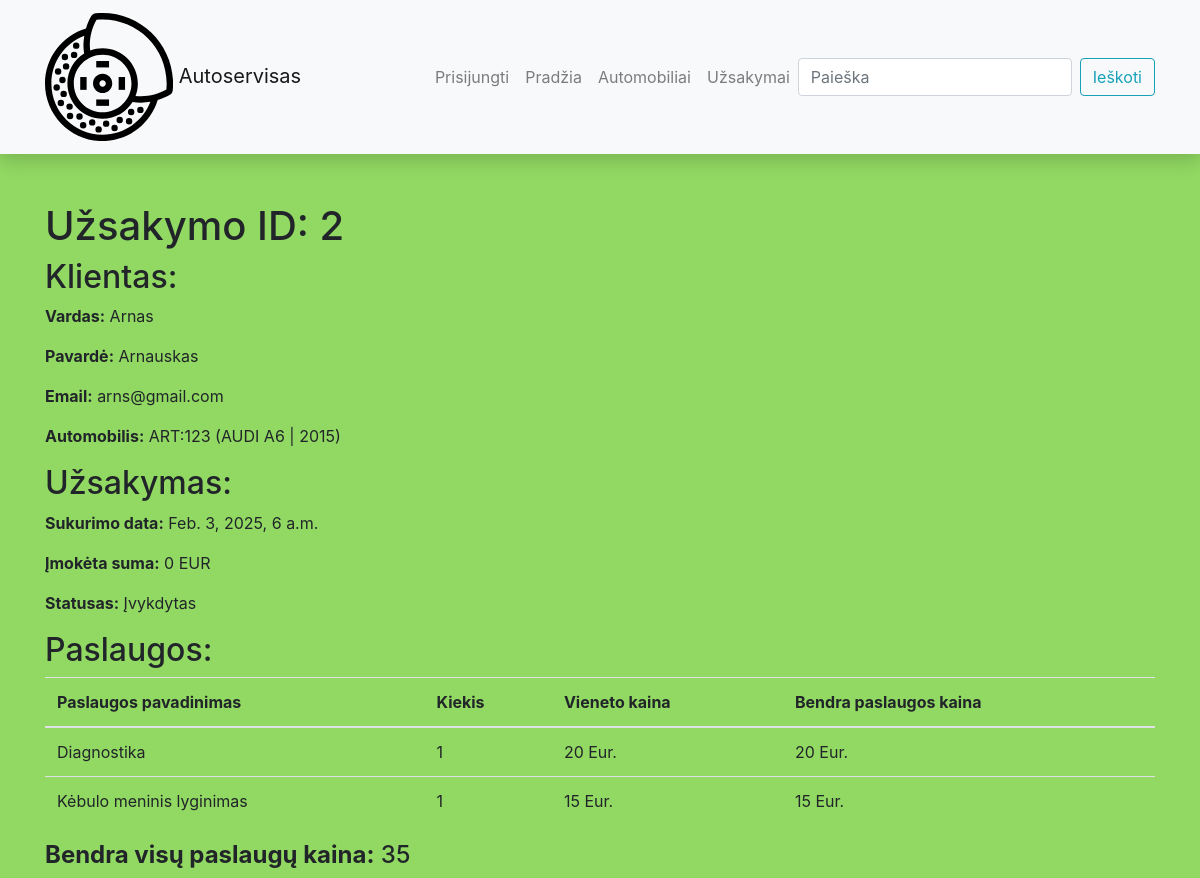
/autoservisas/uzsakymas/2/, run on the app's committed database.
### autoservisas/models.py (models this page shows, shortened)
class Uzsakymas(models.Model):
    sukurimo_data = models.DateTimeField('Sukurimo data', default=datetime.now, null=True, blank=True)
    automobilis = models.ForeignKey(Automobilis, on_delete=models.CASCADE)
    imoketa_suma = models.IntegerField('Įmokėta suma')
    uzsakovas = models.ForeignKey(User, on_delete=models.SET_NULL, null=True, blank=True)
    grazinimo_terminas = models.DateField('Gražinimo terminas', null=True, blank=True)
    NEW = 0
    IN_PROGRESS = 1
    COMPLETED = 2
    CANCELLED = 3
    STATUS_CHOICES = [
        (NEW, 'Naujas'),
        (IN_PROGRESS, 'Vykdomas'),
        (COMPLETED, 'Įvykdytas'),
        (CANCELLED, 'Atšauktas'),
    ]
    statusas = models.IntegerField('Statusas',
                                 choices=STATUS_CHOICES,
                                 default=NEW,
                                 blank=True,
                                 help_text='Užsakymo statusas')
    @property
    def bendra_suma(self):
        viso = sum(item.paslaugu_kaina for item in self.uzsakymo_prekes.all())
        return viso
    class Meta:
        verbose_name = 'Uzsakymas'
        verbose_name_plural = 'Uzsakymai'

class Automobilis(models.Model):
    klientas = models.ForeignKey(Klientas, on_delete=models.CASCADE)
    modelis = models.ForeignKey(Modelis, on_delete=models.CASCADE)
    metai = models.IntegerField('Pagaminimo metai')
    aprasymas = HTMLField(null=True, blank=True)
    valst_nr = models.CharField('Valstybinis numeris',max_length=20)
    foto = models.ImageField('Foto', upload_to='foto', null=True, blank=True)
    class Meta:
        verbose_name = 'Automobilis'
        verbose_name_plural = 'Automobiliai'

class Klientas(models.Model):
    vardas = models.CharField('Vardas', max_length=100)
    pavarde = models.CharField('Pavardė', max_length=100)
    email = models.EmailField('Email', max_length=100, unique=True)
    class Meta:
        verbose_name = 'Klientas'
        verbose_name_plural = 'Klientai'

class Modelis(models.Model):
    marke = models.ForeignKey(Marke, on_delete=models.CASCADE)
    modelis = models.CharField('Modelis', max_length=100)
    class Meta:
        verbose_name = 'Modelis'
        verbose_name_plural = 'Modeliai'
    def __str__(self):
        return f"{self.marke} {self.modelis}"

class Marke(models.Model):
    marke = models.CharField('Markė',max_length=100)
    def __str__(self):
        return f"{self.marke}"

class UzsakymoPrekes(models.Model):
    kiekis = models.IntegerField()
    uzsakymas = models.ForeignKey(Uzsakymas, on_delete=models.CASCADE, related_name="uzsakymo_prekes")
    paslauga = models.ForeignKey(Paslauga, on_delete=models.CASCADE)
    @property
    def paslaugu_kaina(self):
        return self.paslauga.kaina * self.kiekis
    class Meta:
        verbose_name = 'Uzsakymo_Preke'
        verbose_name_plural = 'Uzsakymų_Prekes'

class Paslauga(models.Model):
    pavadinimas = models.CharField('Paslaugos pavadinimas',max_length=200)
    aprasymas = models.TextField('Paslaugos aprašymas', max_length=1300)
    kaina = models.IntegerField('Paslaugos kaina', default=0)
    class Meta:
        verbose_name = 'Paslauga'
        verbose_name_plural = 'Paslaugos'

### autoservisas/views.py (the view)
class UzsakymasDetailView(generic.DetailView):
    model = Uzsakymas
    context_object_name = 'uzsakymas'
    template_name = 'uzsakymas.html'

### autoservisas/templates/uzsakymas.html
{% extends 'base.html' %}
{% block content %}
    <h1>Užsakymo ID: {{ uzsakymas.id }}</h1>
    <h2>Klientas:</h2>
    <p><b>Vardas:</b> {{ uzsakymas.automobilis.klientas.vardas }}</p>
    <p><b>Pavardė:</b> {{ uzsakymas.automobilis.klientas.pavarde }}</p>
    <p><b>Email:</b> {{ uzsakymas.automobilis.klientas.email }}</p>
    <p><b>Automobilis:</b> {{ uzsakymas.automobilis.valst_nr }}
        ({{ uzsakymas.automobilis.modelis }} | {{ uzsakymas.automobilis.metai}})</p>
    <h2>Užsakymas:</h2>
    <p><b>Sukurimo data:</b> {{ uzsakymas.sukurimo_data }}</p>
    <p><b>Įmokėta suma:</b> {{ uzsakymas.imoketa_suma }} EUR</p>
    <p><b>Statusas:</b> {{ uzsakymas.get_statusas_display }}</p>
    <h2>Paslaugos:</h2>
<table class="table">
        <thead>
            <tr>
                <th>Paslaugos pavadinimas</th>
                <th>Kiekis</th>
                <th>Vieneto kaina</th>
                <th>Bendra paslaugos kaina</th>
            </tr>
        </thead>
        <tbody>
        {% for preke in uzsakymas.uzsakymo_prekes.all %}
                <tr>
                    <td>{{ preke.paslauga.pavadinimas }}</td>
                    <td>{{ preke.kiekis }}</td>
                    <td>{{ preke.paslauga.kaina }} Eur.</td>
                    <td>{{ preke.paslaugu_kaina }} Eur.</td>
                </tr>
        {% endfor %}
        </tbody>
</table>
    <h4> <b>Bendra visų paslaugų kaina:</b> {{ uzsakymas.bendra_suma }}</h4>
{% endblock %}

### autoservisas/static/css/styles.css (style rules this page uses)
body { background-color: #91d962; }

### data on the page
Uzsakymas: id "2", automobilis.klientas.vardas "Arnas", automobilis.klientas.pavarde "Arnauskas", automobilis.klientas.email "arns@gmail.com", automobilis.valst_nr "ART:123", automobilis.modelis "AUDI A6", automobilis.metai "2015", sukurimo_data "Feb. 3, 2025, 6 a.m.", imoketa_suma "0", statusas "Įvykdytas", bendra_suma "35"
UzsakymoPrekes: paslauga.pavadinimas "Diagnostika", kiekis "1", paslauga.kaina "20", paslaugu_kaina "20"
UzsakymoPrekes: paslauga.pavadinimas "Kėbulo meninis lyginimas", kiekis "1", paslauga.kaina "15", paslaugu_kaina "15"
